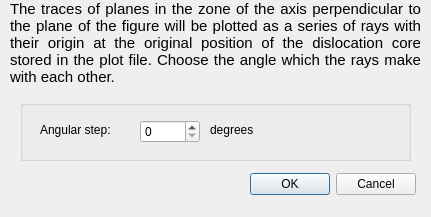
<?xml version="1.0" encoding="UTF-8"?>
<ui version="4.0">
 <class>DShowPlanes</class>
 <widget class="QDialog" name="DShowPlanes">
  <property name="geometry">
   <rect>
    <x>0</x>
    <y>0</y>
    <width>431</width>
    <height>217</height>
   </rect>
  </property>
  <property name="windowTitle">
   <string>Show traces of planes</string>
  </property>
  <widget class="QLabel" name="TextLabel1">
   <property name="geometry">
    <rect>
     <x>10</x>
     <y>0</y>
     <width>411</width>
     <height>101</height>
    </rect>
   </property>
   <property name="autoFillBackground">
    <bool>true</bool>
   </property>
   <property name="text">
    <string>&lt;!DOCTYPE HTML PUBLIC &quot;-//W3C//DTD HTML 4.0//EN&quot; &quot;http://www.w3.org/TR/REC-html40/strict.dtd&quot;&gt;
&lt;html&gt;&lt;head&gt;&lt;meta name=&quot;qrichtext&quot; content=&quot;1&quot; /&gt;&lt;style type=&quot;text/css&quot;&gt;
p, li { white-space: pre-wrap; }
&lt;/style&gt;&lt;/head&gt;&lt;body style=&quot; font-family:'Ubuntu'; font-size:11pt; font-weight:400; font-style:normal;&quot;&gt;
&lt;p align=&quot;justify&quot; style=&quot; margin-top:0px; margin-bottom:0px; margin-left:0px; margin-right:0px; -qt-block-indent:0; text-indent:0px;&quot;&gt;The traces of planes in the zone of the axis perpendicular to the plane of the figure will be plotted as a series of rays with their origin at the original position of the dislocation core stored in the plot file. Choose the angle which the rays make with each other.&lt;/p&gt;&lt;/body&gt;&lt;/html&gt;</string>
   </property>
   <property name="textFormat">
    <enum>Qt::RichText</enum>
   </property>
   <property name="alignment">
    <set>Qt::AlignLeading|Qt::AlignLeft|Qt::AlignTop</set>
   </property>
   <property name="wordWrap">
    <bool>true</bool>
   </property>
   <property name="margin">
    <number>5</number>
   </property>
  </widget>
  <widget class="QDialogButtonBox" name="buttonBox">
   <property name="geometry">
    <rect>
     <x>240</x>
     <y>170</y>
     <width>176</width>
     <height>28</height>
    </rect>
   </property>
   <property name="standardButtons">
    <set>QDialogButtonBox::Cancel|QDialogButtonBox::Ok</set>
   </property>
  </widget>
  <widget class="QGroupBox" name="groupBox">
   <property name="geometry">
    <rect>
     <x>20</x>
     <y>100</y>
     <width>391</width>
     <height>61</height>
    </rect>
   </property>
   <property name="title">
    <string/>
   </property>
   <widget class="QSpinBox" name="angle">
    <property name="geometry">
     <rect>
      <x>120</x>
      <y>20</y>
      <width>60</width>
      <height>23</height>
     </rect>
    </property>
    <property name="maximum">
     <number>180</number>
    </property>
    <property name="singleStep">
     <number>5</number>
    </property>
   </widget>
   <widget class="QLabel" name="textLabel1">
    <property name="geometry">
     <rect>
      <x>190</x>
      <y>20</y>
      <width>61</width>
      <height>20</height>
     </rect>
    </property>
    <property name="text">
     <string>degrees</string>
    </property>
    <property name="wordWrap">
     <bool>false</bool>
    </property>
   </widget>
   <widget class="QLabel" name="TextLabel2">
    <property name="geometry">
     <rect>
      <x>20</x>
      <y>20</y>
      <width>90</width>
      <height>20</height>
     </rect>
    </property>
    <property name="text">
     <string>Angular step:</string>
    </property>
    <property name="textFormat">
     <enum>Qt::AutoText</enum>
    </property>
    <property name="wordWrap">
     <bool>false</bool>
    </property>
   </widget>
  </widget>
 </widget>
 <layoutdefault spacing="6" margin="11"/>
 <tabstops>
  <tabstop>angle</tabstop>
 </tabstops>
 <resources/>
 <connections>
  <connection>
   <sender>buttonBox</sender>
   <signal>accepted()</signal>
   <receiver>DShowPlanes</receiver>
   <slot>accept()</slot>
   <hints>
    <hint type="sourcelabel">
     <x>267</x>
     <y>173</y>
    </hint>
    <hint type="destinationlabel">
     <x>189</x>
     <y>102</y>
    </hint>
   </hints>
  </connection>
  <connection>
   <sender>buttonBox</sender>
   <signal>rejected()</signal>
   <receiver>DShowPlanes</receiver>
   <slot>reject()</slot>
   <hints>
    <hint type="sourcelabel">
     <x>267</x>
     <y>173</y>
    </hint>
    <hint type="destinationlabel">
     <x>189</x>
     <y>102</y>
    </hint>
   </hints>
  </connection>
 </connections>
</ui>
